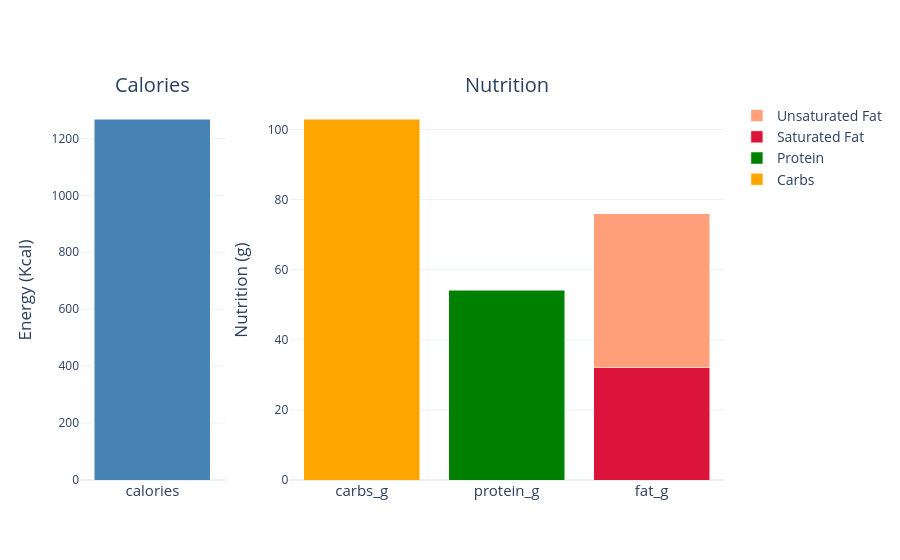

Notebook code cell kept with this figure:
### Code cell
# Group and prepare data
def get_plot_today_records_fig(plot_df):
    plot_df = plot_df[plot_df['food_item']!='Total Meal'].reset_index(drop=True).copy()
    df_grp = plot_df.groupby('meal_date', as_index=False)[['calories', 'carbs_g', 'protein_g', 'fat_g', 'saturated_fat_g']].sum()
    df_grp['unsaturated_fat_g'] = df_grp['fat_g'] - df_grp['saturated_fat_g']
    
    # Create subplots
    fig = make_subplots(
        rows=1, cols=2,
        column_widths=[1, 3],
        subplot_titles=['Calories', 'Nutrition']
    )
    
    # Left: Calories
    fig.add_trace(
        go.Bar(x=['calories'], y=df_grp['calories'], name='Calories', marker_color='steelblue', showlegend=False),
        row=1, col=1
    )
    
    # Right: Nutrition
    nutrients = {
        'carbs_g': 'orange',
        'protein_g': 'green',
        'saturated_fat_g': 'crimson',
        'unsaturated_fat_g': 'lightsalmon'
    }
    
    for nutrient, color in nutrients.items():
        fig.add_trace(
            go.Bar(x=['fat_g'] if 'fat' in nutrient else [nutrient],
                   y=df_grp[nutrient], name=nutrient.replace('_g', '').replace('_', ' ').title(), marker_color=color),
            row=1, col=2
        )
    
    # Layout settings
    for annotation in fig['layout']['annotations']:
        annotation['font'] = dict(size=20)  # Or any size you want
    fig.update_layout(
        barmode='stack',
        title_font_size=20,
        legend=dict(font=dict(size=14)),
        template='plotly_white')
    fig.update_yaxes(title_text='Energy (Kcal)', row=1, col=1, title_font_size=17)
    fig.update_yaxes(title_text='Nutrition (g)', row=1, col=2, title_font_size=17)
    fig.update_xaxes(title_font_size=20, tickfont=dict(size=15))
    return fig
    
fig_today = get_plot_today_records_fig(df_today_latest)
fig_today.show()

### Figure 1 — Plotly figure (JSON) as saved in the notebook; plotly's stock layout.template omitted (floating-point values rounded to 4 significant figures)
{"data": [{"marker": {"color": "steelblue"}, "name": "Calories", "showlegend": false, "x": ["calories"], "y": [1268.0], "type": "bar", "xaxis": "x", "yaxis": "y"}, {"marker": {"color": "orange"}, "name": "Carbs", "x": ["carbs_g"], "y": [103.0], "type": "bar", "xaxis": "x2", "yaxis": "y2"}, {"marker": {"color": "green"}, "name": "Protein", "x": ["protein_g"], "y": [54.1], "type": "bar", "xaxis": "x2", "yaxis": "y2"}, {"marker": {"color": "crimson"}, "name": "Saturated Fat", "x": ["fat_g"], "y": [32.0], "type": "bar", "xaxis": "x2", "yaxis": "y2"}, {"marker": {"color": "lightsalmon"}, "name": "Unsaturated Fat", "x": ["fat_g"], "y": [44.0], "type": "bar", "xaxis": "x2", "yaxis": "y2"}], "layout": {"xaxis": {"anchor": "y", "domain": [0.0, 0.225], "title": {"font": {"size": 20}}, "tickfont": {"size": 15}}, "yaxis": {"anchor": "x", "domain": [0.0, 1.0], "title": {"font": {"size": 17}, "text": "Energy (Kcal)"}}, "xaxis2": {"anchor": "y2", "domain": [0.325, 1.0], "title": {"font": {"size": 20}}, "tickfont": {"size": 15}}, "yaxis2": {"anchor": "x2", "domain": [0.0, 1.0], "title": {"font": {"size": 17}, "text": "Nutrition (g)"}}, "annotations": [{"font": {"size": 20}, "showarrow": false, "text": "Calories", "x": 0.1125, "xanchor": "center", "xref": "paper", "y": 1.0, "yanchor": "bottom", "yref": "paper"}, {"font": {"size": 20}, "showarrow": false, "text": "Nutrition", "x": 0.6625, "xanchor": "center", "xref": "paper", "y": 1.0, "yanchor": "bottom", "yref": "paper"}], "title": {"font": {"size": 20}}, "legend": {"font": {"size": 14}}, "barmode": "stack"}}
